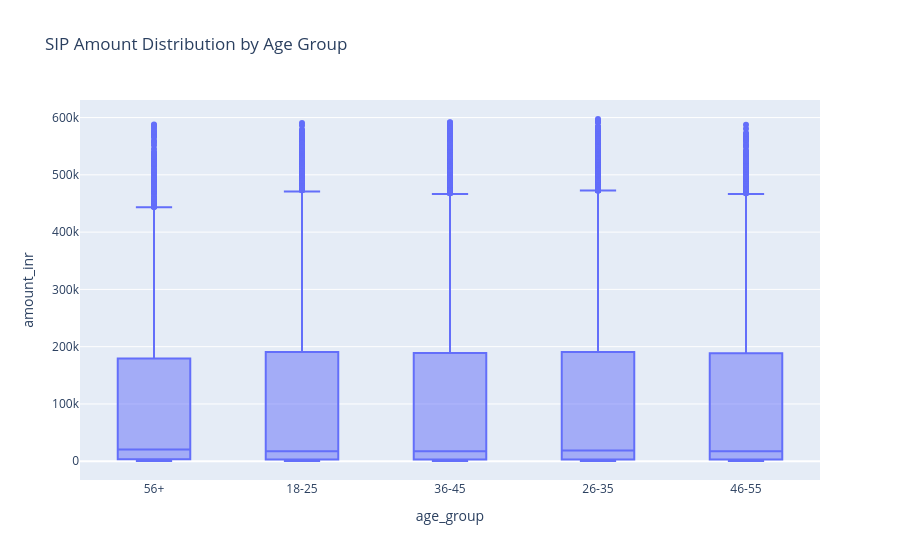

Notebook code for this chart:
### Code cell
fig = px.box(
    inv,
    x="age_group",
    y="amount_inr",
    title="SIP Amount Distribution by Age Group"
)

fig.show()

### Figure 1 — Plotly figure (JSON) as saved in the notebook; plotly's stock layout.template omitted (floating-point values rounded to 4 significant figures; data arrays with more than 128 entries replaced by an {"elided": "..."} marker saying what was removed)
{"data": [{"alignmentgroup": "True", "hovertemplate": "age_group=%{x}<br>amount_inr=%{y}<extra></extra>", "legendgroup": "", "marker": {"color": "#636efa"}, "name": "", "notched": false, "offsetgroup": "", "orientation": "v", "showlegend": false, "type": "box", "x": {"elided": "32778 str values"}, "x0": " ", "xaxis": "x", "y": {"elided": "32778 int values"}, "y0": " ", "yaxis": "y"}], "layout": {"boxmode": "group", "legend": {"tracegroupgap": 0}, "title": {"text": "SIP Amount Distribution by Age Group"}, "xaxis": {"anchor": "y", "domain": [0, 1], "title": {"text": "age_group"}}, "yaxis": {"anchor": "x", "domain": [0, 1], "title": {"text": "amount_inr"}}}}
